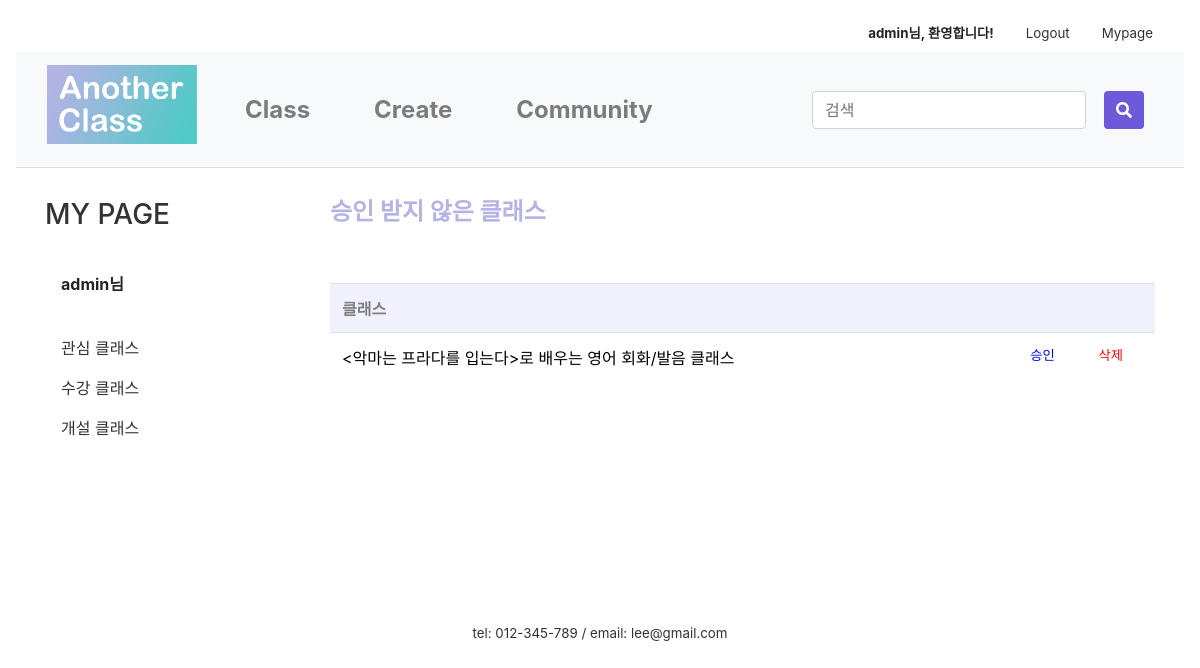
/mypage/permit/ (signed in), run on an earlier commit of the app's database.
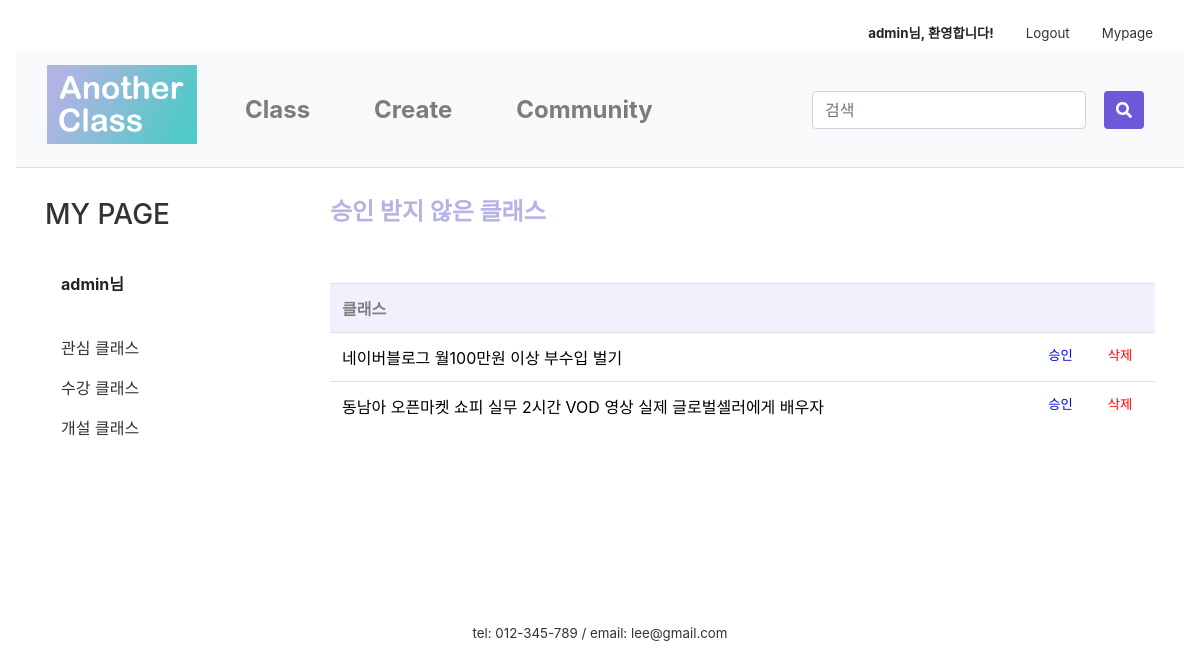
And on a later commit of the database.
### firstApp/models.py (models this page shows, shortened)
class Class(models.Model):
    author = models.ForeignKey(settings.AUTH_USER_MODEL, on_delete=models.CASCADE, default=1)
    title = models.CharField(max_length=50)
    tutor = models.CharField(max_length=10)
    tutor_photo = ProcessedImageField(upload_to="tutor", processors=[ResizeToFill(300,300)], default='')
    tutor_insta = models.CharField(null=True, blank=True, max_length=50, default='')
    tutor_blog = models.CharField(null=True, blank=True, max_length=50, default='')
    tutor_youtube = models.CharField(null=True, blank=True, max_length=50, default='')
    category = models.ForeignKey('firstApp.Category', on_delete=models.CASCADE, default=1, related_name='category')
    area = models.ForeignKey('firstApp.Area', on_delete=models.CASCADE, default=1)
    photo = ProcessedImageField(upload_to="class", processors=[ResizeToFill(600,450)], default='')
    body = RichTextUploadingField(default='')
    tutor_body = RichTextUploadingField(default='')
    price = models.CharField(max_length=10)
    time = models.CharField(max_length=5)
    level = models.ForeignKey('firstApp.Level', on_delete=models.CASCADE, default=1, related_name='level')
    mode = models.ForeignKey('firstApp.Mode', on_delete=models.CASCADE, default=1, related_name='mode')
    in_min = models.PositiveIntegerField(null=True, blank=True, default='1')
    in_max = models.PositiveIntegerField(null=True, blank=True, default='1')
    like_user = models.ManyToManyField(settings.AUTH_USER_MODEL, blank=True, related_name='like_class')
    like_count = models.PositiveIntegerField(default=0)
    on_sale = models.BooleanField(null=True, default=False)
    sale_price = models.CharField(null=True, blank=True, max_length=10)
    on_permission = models.BooleanField(null=True, default=False)
    class Meta:
        permissions = [
            ('can_permit', 'Can permit')
        ]

### firstApp/views.py (the view)
# urls.py: path('mypage/permit/', views.permit, name='permit'),
@login_required(login_url='/login/')
@permission_required('firstApp.can_permit')
def permit(request):
    classs = Class.objects.filter(on_permission=False)
    return render(request, 'firstApp/permit_admin.html', {'classs':classs})

### firstApp/templates/firstApp/permit_admin.html
{% extends 'firstApp/base.html' %}
{% load static %}
{% block content %}
{% if user.is_active %}
<link rel="stylesheet" href="{% static 'css/community.css' %}">
    <div class="container">
      <div class="row">
        <div class="col-sm-3">
          <div class="left-sidebar">
            <ul>
              <li>
								<a class= "nounderline" href="{% url 'mypage' %}"><h3>MY PAGE</h3></a>
							</li><br>
							<li data-toggle="tab">
								<a class="nav-link"><strong>{{user.username}}님</strong></a>
									<br>
									<li class="nav-item">
										<a class="nav-link" href="/mypage/mylike">관심 클래스</a>
									</li>
									<li class="nav-item">
									  <a class="nav-link" href="/mypage/myApply">수강 클래스</a>
									</li>
									<li class="nav-item">
									  <a class="nav-link" href="/mypage/myClass">개설 클래스</a>
									</li>
							</li>
						</ul>
          </div>
        </div>
          <div class="col-sm-9">
            <h4 style="font-weight:bold; color:#B6B3E5;">승인 받지 않은 클래스</h4><br><br>
            <table class="table">
              <tr>
                <th>클래스</th>
                <th></th>
                <th></th>
                  <th></th>
                  <th></th>
                  <th></th>
              </tr>
              {% for class in classs %}
              <tr>
                <td>
                    <a class="a_underline" href="{% url 'product' class.id %}">{{ class.title }}</a>
                </td>
                  <td></td>
                  <td></td>
                  <td></td>
                  <td class="lighter"><a class="abc" style="color:blue;" onclick="return confirm('클래스를 승인하시겠습니까?')" href="{% url 'class_permit' class.id %}">승인</a></td>
                  <td class="lighter"><a class="abc" style="color:red;" onclick="return confirm('삭제한 클래스는 복구할 수 없습니다.\n정말 삭제하시겠습니까?')" href="{% url 'product_remove' class.id %}">삭제</a></td>
              </tr>
              {% endfor %}
            </table>
          </div>
      </div>
    </div>
{% else %}
<script type="text/javascript">
    alert('잘못된 접근입니다. \n로그인을 해주세요.')
    window.location.href = '/login';
  </script>
{% endif %}
{% endblock content %}

What changed in the data, as far as the page shows it:
no longer on this page (row edited): Class: title "<악마는 프라다를 입는다>로 배우는 영어 회화/발음 클래스"
added Class: title "네이버블로그 월100만원 이상 부수입 벌기"
added Class: title "동남아 오픈마켓 쇼피 실무 2시간 VOD 영상 실제 글로벌셀러에게 배우자"
